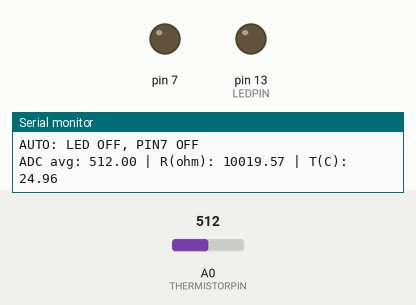
Recording of a sketch running on a simulated Arduino Uno, built with avr-gcc and run on an emulated ATmega328P. On the bench: output pins drawn as LEDs (lit = HIGH), the last lines printed to the serial monitor. The inputs (shaded band) are chosen by the test bench; at power-on: A0 (THERMISTORPIN) = 512.

Above: at 1.2 s.
1.3 s: A0 (THERMISTORPIN) set to 482
At 2.6 s:
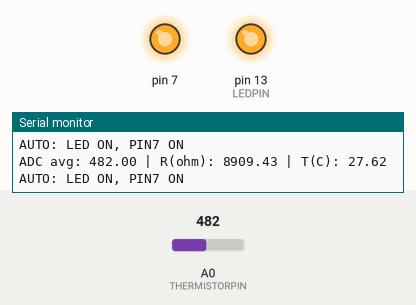
3.2 s: A0 (THERMISTORPIN) set to 511
At 4.2 s:
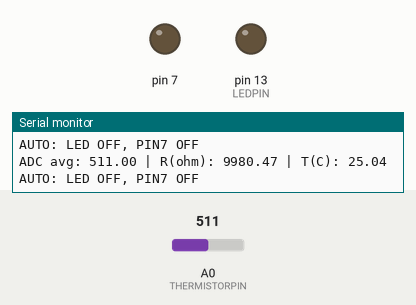
Timing chart, 0 to 6.2 s (numbered marks = the images above; inputs shaded):
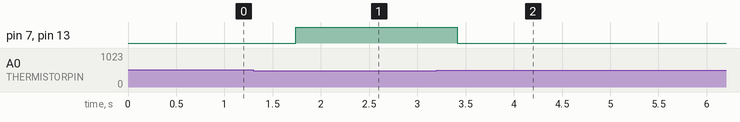

The sketch:

section101_MEAM3480.ino
```cpp
#include <math.h>

#define THERMISTORPIN A0
#define THERMISTORNOMINAL 10000
#define TEMPERATURENOMINAL 25
#define NUMSAMPLES 5
#define BCOEFFICIENT 3950
#define SERIESRESISTOR 10000

const int LEDPIN = 13;
const int Source = 7;
const float THRESHOLD_C = 26.0;


int samples[NUMSAMPLES];
bool autoMode = true;

void setup(void) {
  Serial.begin(9600);
  pinMode(LEDPIN, OUTPUT);
  digitalWrite(LEDPIN, LOW);

  pinMode(PIN7, OUTPUT);
  digitalWrite(PIN7, LOW);

  // You are using external 3.3V on AREF
  analogReference(EXTERNAL);
}


float readTemperatureC() {
  float average = 0;

  for (uint8_t i = 0; i < NUMSAMPLES; i++) {
    samples[i] = analogRead(THERMISTORPIN);
    delay(10);
  }

  for (uint8_t i = 0; i < NUMSAMPLES; i++) average += samples[i];
  average /= NUMSAMPLES;

  // R_therm = R_series / (1023/ADC - 1)
  float resistance = 1023.0 / average - 1.0;
  resistance = SERIESRESISTOR / resistance;

  float steinhart = resistance / THERMISTORNOMINAL;                 // (R/Ro)
  steinhart = log(steinhart);                                       // ln(R/Ro)
  steinhart /= BCOEFFICIENT;                                        // 1/B * ln(R/Ro)
  steinhart += 1.0 / (TEMPERATURENOMINAL + 273.15);                 // + (1/To)
  steinhart = 1.0 / steinhart;                                      // invert
  steinhart -= 273.15;                                              // K -> C

  Serial.print("ADC avg: "); Serial.print(average);
  Serial.print(" | R(ohm): "); Serial.print(resistance);
  Serial.print(" | T(C): "); Serial.println(steinhart);

  return steinhart;
}

void loop(void) {

  float tempC = readTemperatureC();

 bool ledState = (tempC >= THRESHOLD_C);
  digitalWrite(LEDPIN, ledState ? HIGH : LOW);
 digitalWrite(PIN7, ledState ? HIGH : LOW);   // 跟随 pin13

  Serial.println(ledState ? "AUTO: LED ON, PIN7 ON" : "AUTO: LED OFF, PIN7 OFF");

  delay(500);
}
```

Measured:
- the behaviour switches between 501 and 500 on A0 (THERMISTORPIN) (found by bisection; images 0 and 1)
- after the input at 1.3 s, pin 7, pin 13 (LEDPIN): LOW → HIGH after 0.44 s
- after the input at 3.2 s, pin 7, pin 13 (LEDPIN): HIGH → LOW after 0.21 s
